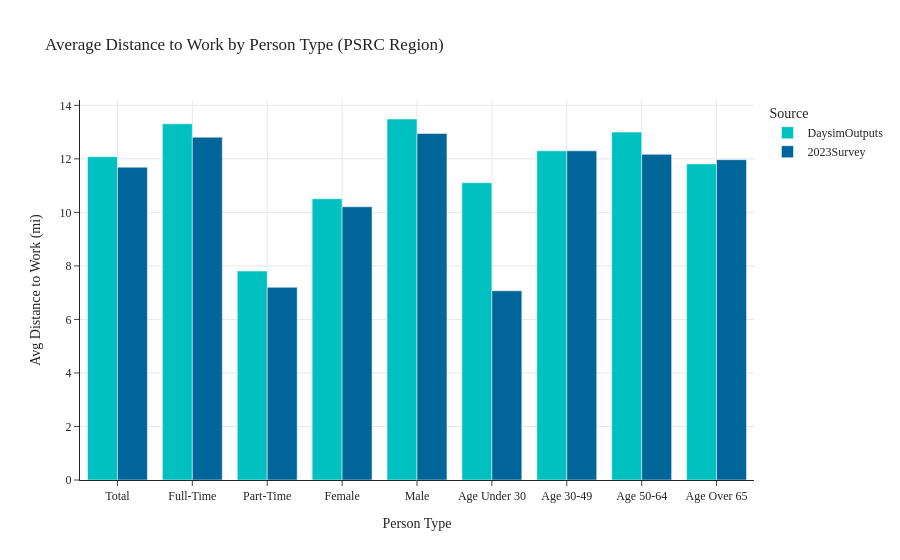

Write notebook code for a chart like this one.
### Code cell
avg_distance_work_pptyp(data1=data_daysim, data3=data_fullsurvey, tag='PSRC Region')

### Figure 1 — Plotly figure (JSON) as saved in the notebook; plotly's stock layout.template omitted (floating-point values rounded to 4 significant figures)
{"data": [{"alignmentgroup": "True", "hovertemplate": "Source=DaysimOutputs<br>Person Type=%{x}<br>Avg Distance to Work (mi)=%{y}<extra></extra>", "legendgroup": "DaysimOutputs", "marker": {"color": "#00C0C0", "pattern": {"shape": ""}}, "name": "DaysimOutputs", "offsetgroup": "DaysimOutputs", "orientation": "v", "showlegend": true, "textposition": "auto", "type": "bar", "x": ["Total", "Full-Time", "Part-Time", "Female", "Male", "Age Under 30", "Age 30-49", "Age 50-64", "Age Over 65"], "xaxis": "x", "y": [12.08, 13.31, 7.81, 10.51, 13.49, 11.11, 12.3, 13, 11.81], "yaxis": "y"}, {"alignmentgroup": "True", "hovertemplate": "Source=2023Survey<br>Person Type=%{x}<br>Avg Distance to Work (mi)=%{y}<extra></extra>", "legendgroup": "2023Survey", "marker": {"color": "#006598", "pattern": {"shape": ""}}, "name": "2023Survey", "offsetgroup": "2023Survey", "orientation": "v", "showlegend": true, "textposition": "auto", "type": "bar", "x": ["Total", "Full-Time", "Part-Time", "Female", "Male", "Age Under 30", "Age 30-49", "Age 50-64", "Age Over 65"], "xaxis": "x", "y": [11.69, 12.81, 7.2, 10.21, 12.95, 7.07, 12.3, 12.17, 11.97], "yaxis": "y"}], "layout": {"barmode": "group", "legend": {"title": {"text": "Source"}, "tracegroupgap": 0}, "title": {"text": "Average Distance to Work by Person Type (PSRC Region)"}, "xaxis": {"anchor": "y", "domain": [0, 1], "showgrid": true, "title": {"text": "Person Type"}}, "yaxis": {"anchor": "x", "domain": [0, 1], "showgrid": true, "title": {"text": "Avg Distance to Work (mi)"}}}}
